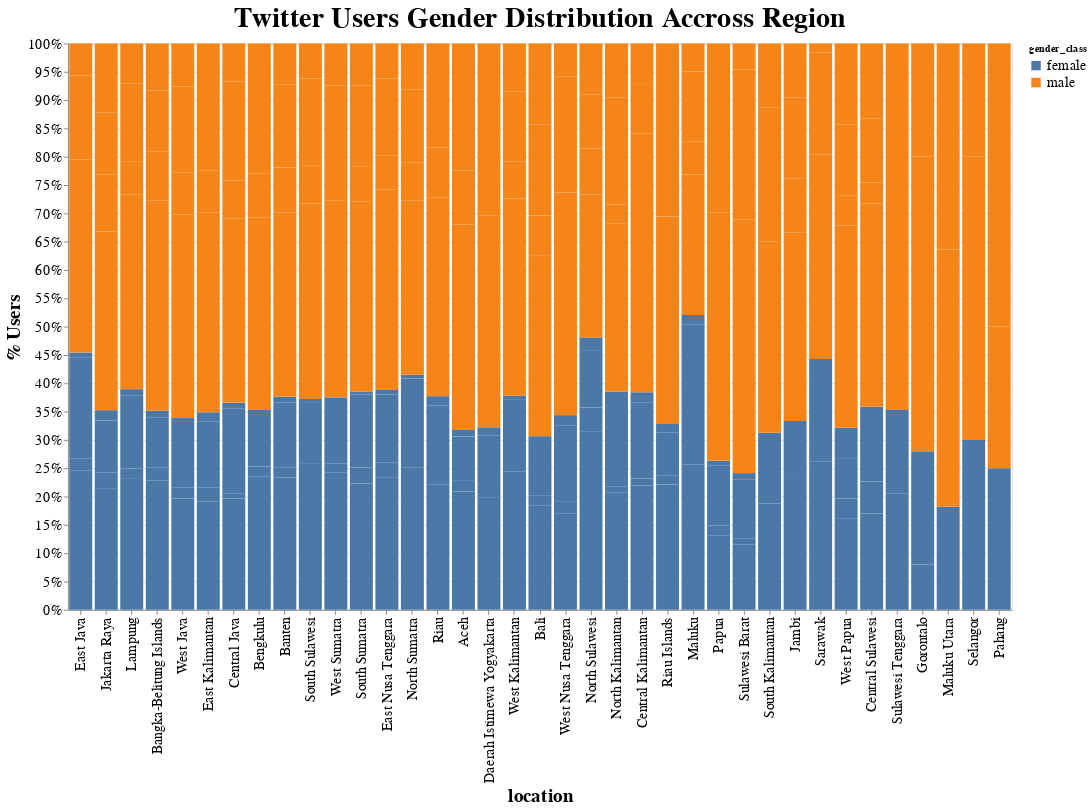

The notebook cell saved with this chart:
### Code cell
alt.Chart(df[~df['location'].isnull()]).mark_bar().encode(
    x = alt.X('location',sort='-y'),
    y = alt.Y('count',stack="normalize", axis=alt.Axis(format='%'), title = '% Users'),
    color = 'gender_class',
    order = alt.Order('gender_class',sort='ascending'),
    tooltip = ['count']
).properties(
    width=1000,
    height=600,
    title='Twitter Users Gender Distribution Accross Region'
).configure_axis(
    labelFontSize=15,
    titleFontSize=20
).configure_title(
    fontSize=30
).configure_legend(
    labelFontSize=15
).configure_axisX(
    labelAngle = -90
)

### Figure 1 — Vega-Lite specification as saved in the notebook (floating-point values rounded to 4 significant figures; data arrays with more than 128 entries replaced by an {"elided": "..."} marker saying what was removed)
{"config": {"view": {"continuousWidth": 400, "continuousHeight": 300}, "axis": {"labelFontSize": 15, "titleFontSize": 20}, "axisX": {"labelAngle": -90}, "legend": {"labelFontSize": 15}, "title": {"fontSize": 30}}, "data": {"name": "data-a06e2ae29e2b68ba2ebd1d47fe328e5d"}, "mark": "bar", "encoding": {"color": {"type": "nominal", "field": "gender_class"}, "order": {"type": "nominal", "field": "gender_class", "sort": "ascending"}, "tooltip": [{"type": "quantitative", "field": "count"}], "x": {"type": "nominal", "field": "location", "sort": "-y"}, "y": {"type": "quantitative", "axis": {"format": "%"}, "field": "count", "stack": "normalize", "title": "% Users"}}, "height": 600, "title": "Twitter Users Gender Distribution Accross Region", "width": 1000, "$schema": "https://vega.github.io/schema/vega-lite/v4.8.1.json", "datasets": {"data-a06e2ae29e2b68ba2ebd1d47fe328e5d": {"elided": "274 records"}}}
